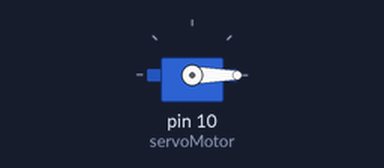
Simulated run of this sketch. Board: Arduino Uno, built with avr-gcc and run on an emulated ATmega328P. Parts: servo.

Above: at 0.05 s.
At 2.05 s:
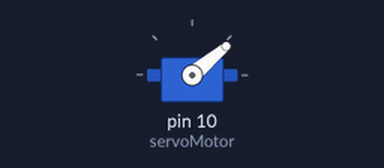
At 4.05 s:
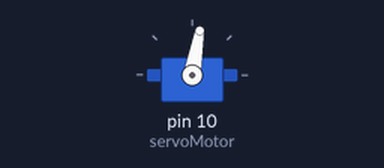
At 8.1 s:
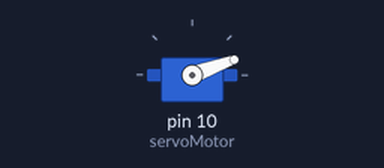
Timing chart, 0 to 11.8 s (numbered marks = the images above):
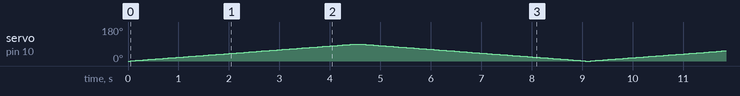

The sketch:

shieldServoMotor.ino
```cpp
#include <Servo.h>

Servo servoMotor;

int servoPosition = 0;  // position variable

void setup() {
  servoMotor.attach(10);    // servo motor pins are attached to pin 10 of the arduino
}

void loop() {

    // servo motor moving 90 degree clockwise and stops then moving 90 degree counterclockwise

  for(servoPosition = 0; servoPosition <= 90; servoPosition += 1)
  {
    servoMotor.write(servoPosition);
    delay(50);
  }
  for(servoPosition = 90; servoPosition >= 0; servoPosition -= 1)
  {
    servoMotor.write(servoPosition);
    delay(50);
  }

}
```
